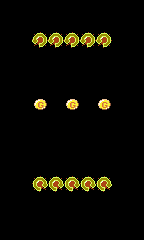

A level layout from a 2D game, rendered from its tile map. Below: a short description, then the map file with its tile-grid data intact:
An orthogonal 9x15 tile map with 16x16 px tiles, 1 tile layer (map).

<map version="1.0" orientation="orthogonal" renderorder="right-down" width="9" height="15" tilewidth="16" tileheight="16" nextobjectid="1">
 <tileset firstgid="1" name="tileset" tilewidth="16" tileheight="16" tilecount="64" columns="8">
  <image source="tileset.png" width="128" height="128" />
 </tileset>
 <layer name="map" width="9" height="15">
  <data encoding="csv">
0,0,0,0,0,0,0,0,0,
0,0,0,0,0,0,0,0,0,
0,0,9,9,9,9,9,0,0,
0,0,0,0,0,0,0,0,0,
0,0,0,0,0,0,0,0,0,
0,0,0,0,0,0,0,0,0,
0,0,25,0,25,0,25,0,0,
0,0,0,0,0,0,0,0,0,
0,0,0,0,0,0,0,0,0,
0,0,0,0,0,0,0,0,0,
0,0,0,0,0,0,0,0,0,
0,0,10,10,10,10,10,0,0,
0,0,0,0,0,0,0,0,0,
0,0,0,0,0,0,0,0,0,
0,0,0,0,0,0,0,0,0
</data>
 </layer>
</map>
